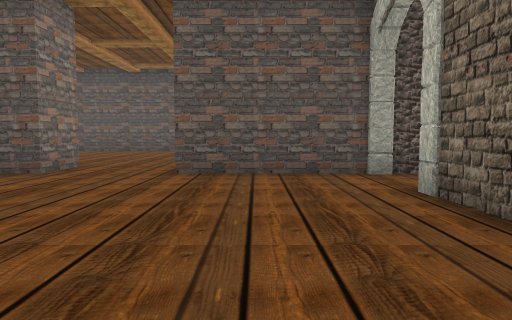
view 1 (above)

24 first-person views from a walk through a 3-D level made in the Unity game engine. The camera is 1.3 m above the floor, tilts 4° down and sees 70° across. The floor is counted in squares, 2 m on a side. Each view is taken from the middle of a square. On the plan, view 1 faces up. The plan holds only what a view shows up to about 11 squares ahead; the rest is blank. The place goes on beyond the plan. The player is left out. Some animated figures are left out.

view 2
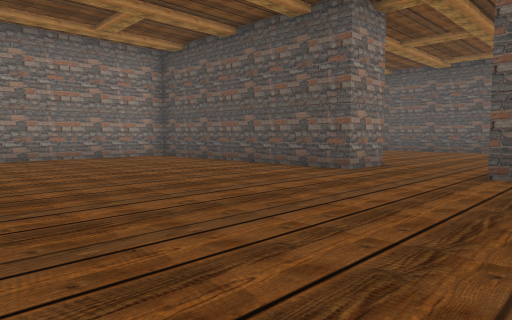

view 3
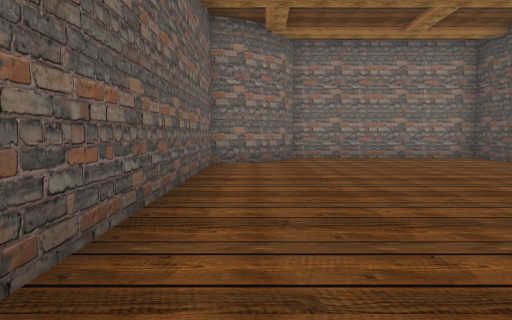

view 4
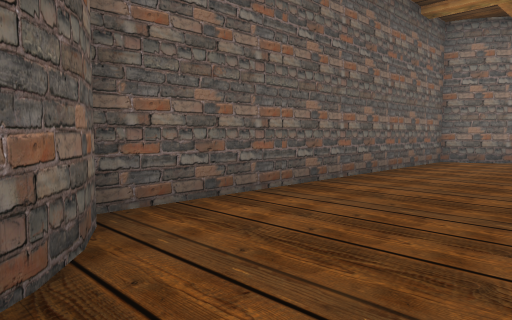

view 5
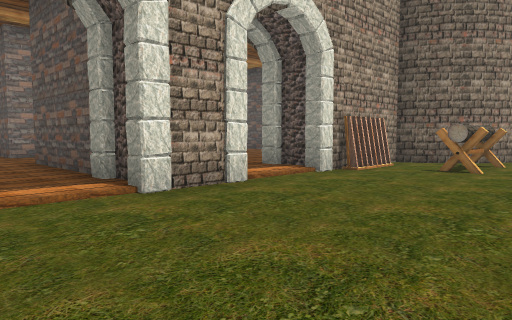

view 6
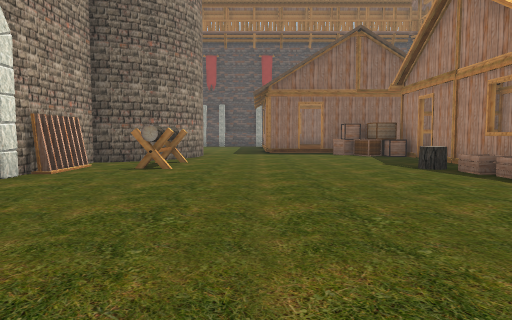

view 7
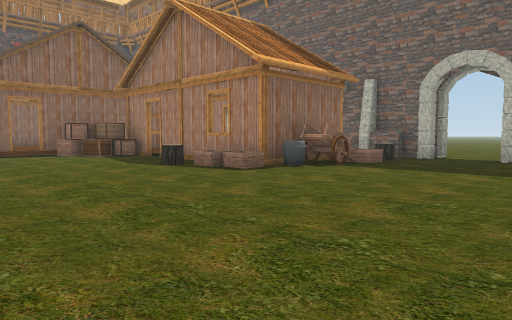

view 8
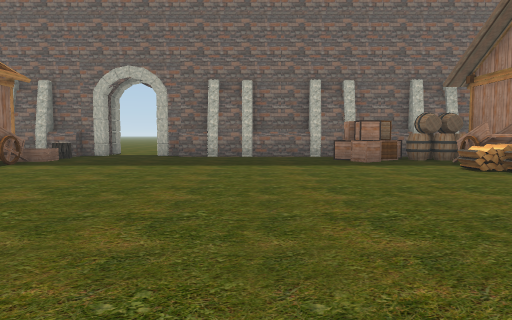

view 9
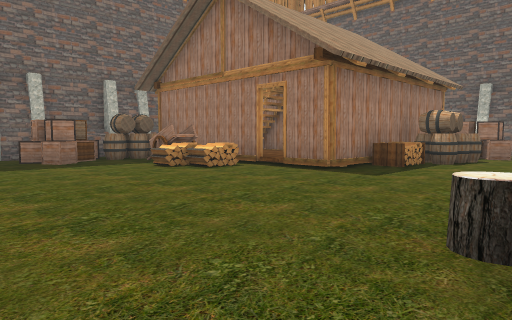

view 10
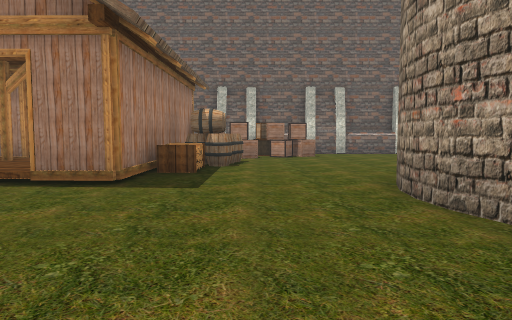

view 11
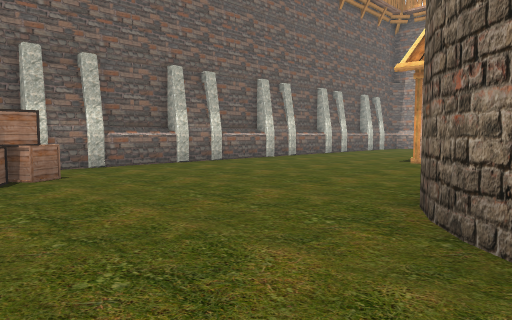

view 12
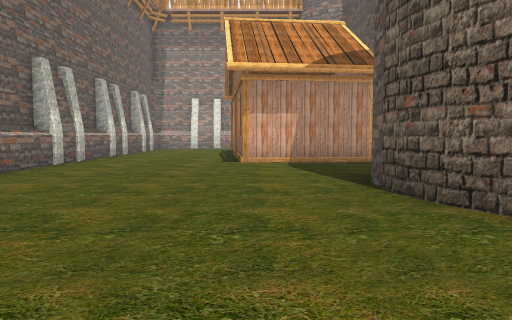

view 13
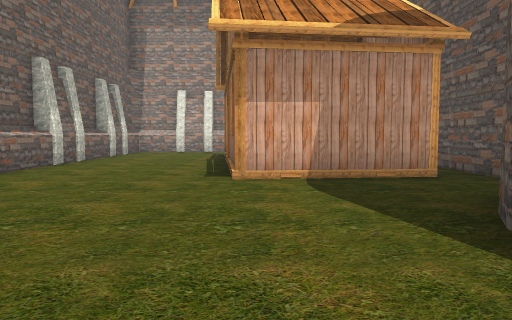

view 14
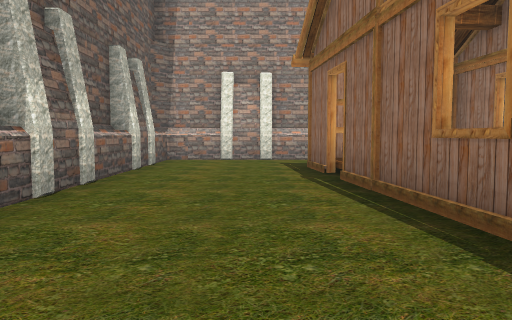

view 15
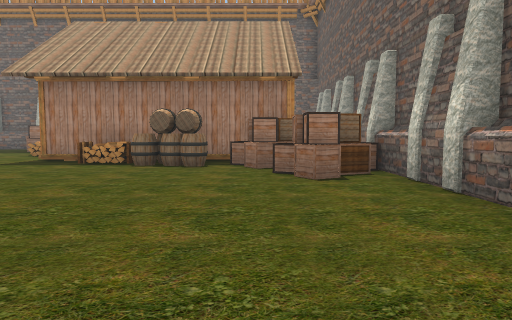

view 16
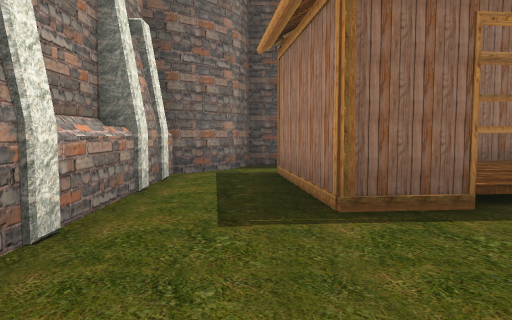

view 17
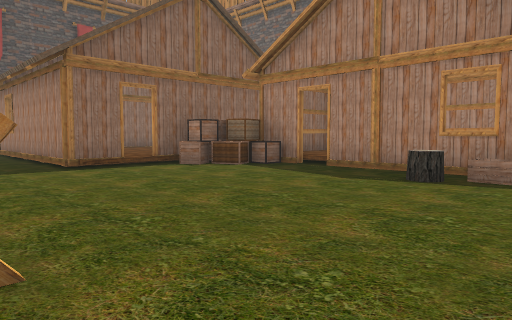

view 18
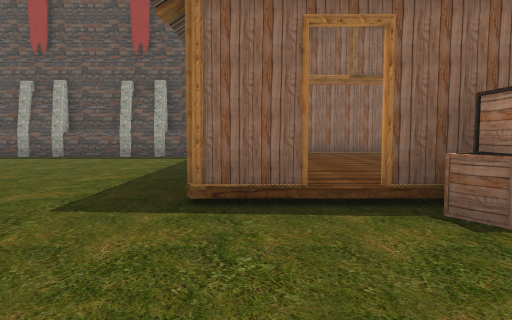

view 19
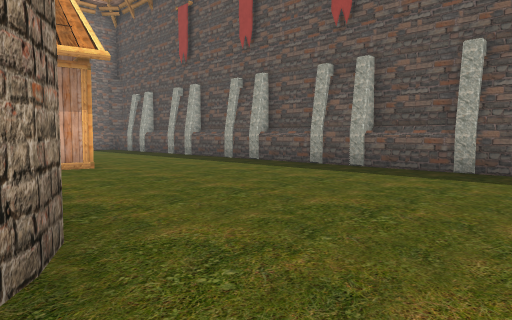

view 20
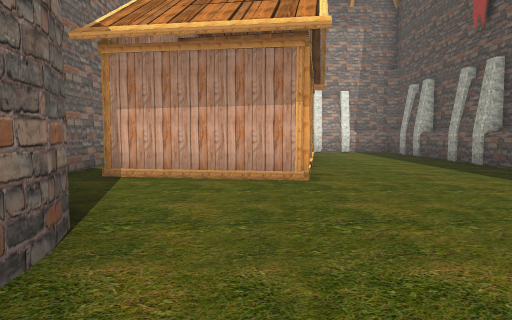

view 21
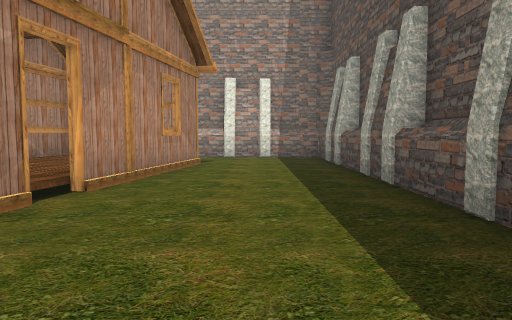

view 22
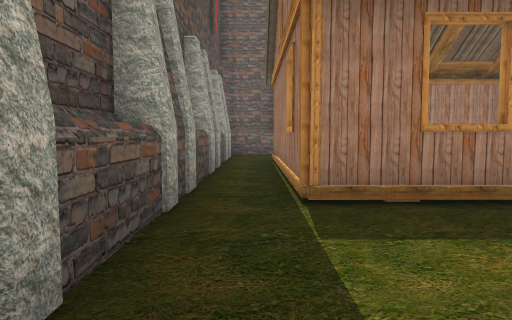

view 23
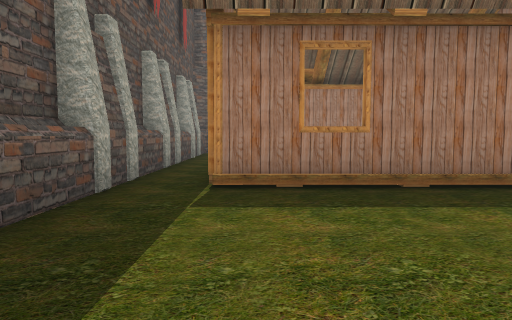

view 24
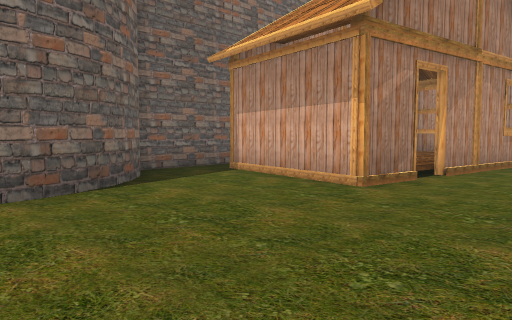

### Floor plan
Key: @ floor where view 1 was taken; # wall or solid block; . main floor; : floor 0.25 m higher than the main floor; + floor 0.5 m higher than the main floor; / step, stairs or slope; R rack; B box; H house; C crate; A bag; W wagon; E barrel; O other object.
Columns run from 11 left of view 1 to 18 right of it. Each row starts with its distance up from view 1.
 24  #########################
 23  #........................
 22  #................HHHHHHH
 21  #..H.............H+    H
 20  #. HHHHHHH.......H+    H
 19     H     H.......H+    H
 18    HH     H.. O...H     H
 17      HHHHH..   O..H+++  H
 16         ...#    O..H.BBHH
 15        #####    O.....BHHH
 14                 O......H
 13               #O......HH
 12        ::     #.O.....HH  H
 11       ::::    R.O....OHH  H
 10       ::::   ##.......CH  H#
  9        :::   :/.......CAWCH#
  8        :::    /..........CO#O
  7        #::    O...............
  6 ########::####O............OO.
  5 #:::::::::::::/............#
  4 #::::::::::::OO............#
  3 #::::::::::::#  ...........#
  2 #::::::::::::   ...........#
  1 ##:::::::::::   O........B.#
  0   O::::::::@     ........BB#
 -1    ########O     ......W.EE#
 -2    #    ##      O.....OWWEE#
 -3   O.   HHH.OO   O...HHHHHHH
 -4   ..HHHH H..OOOO...OH
 -5  #..H     H........EH  H
 -6  #..H/+HHHH........EH  H
 -7  #..H/HH...........EH  H
 -8  #................BB   H
 -9  #...............BBB HH
-10  ##..............BB#
-11  ###################

Where each view was taken, in squares from view 1:
view 1: 0 up, 0 right, facing up
view 2: 0 up, 0 right, facing up-left
view 3: 0 up, 0 right, facing left
view 4: 2 up, 1 right, facing down-left
view 5: 4 up, 7 right, facing up-left
view 6: 4 up, 7 right, facing up
view 7: 4 up, 6 right, facing up-right
view 8: 3 up, 5 right, facing right
view 9: 3 up, 5 right, facing down-right
view 10: 2 up, 7 right, facing down
view 11: 3 down, 7 right, facing down-left
view 12: 6 down, 7 right, facing left
view 13: 6 down, 4 right, facing left
view 14: 8 down, 0 right, facing left
view 15: 8 down, 0 right, facing right
view 16: 10 down, 8 left, facing up
view 17: 9 up, 5 right, facing up-right
view 18: 13 up, 8 right, facing up
view 19: 17 up, 6 right, facing up-left
view 20: 19 up, 4 right, facing left
view 21: 22 up, 1 right, facing left
view 22: 23 up, 4 right, facing right
view 23: 22 up, 3 right, facing right
view 24: 22 up, 3 right, facing down-left
